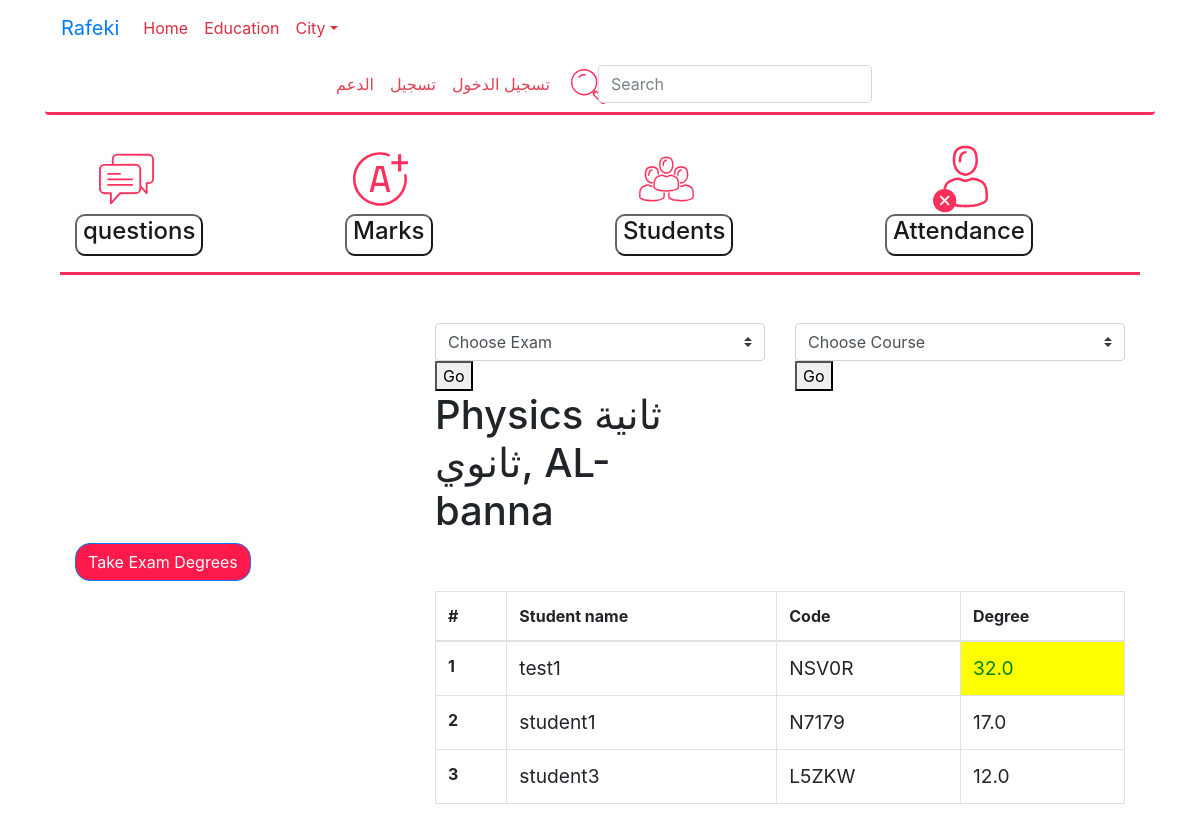
Screenshot of /sc/course/6/exam/1/ with the database file from the repository.
### education/models.py (models this page shows, shortened)
class Course(models.Model):
    years=(
        ('a', 'اولي اعدادي'),
        ('b', 'ثانية اعدادي'),
        ('c', 'ثالتة اعدادي'),
        ('d', 'اولي ثانوي'),
        ('e', 'ثانية ثانوي'),
        ('f', 'ثالثة ثانوي'),
        ('g', 'اخري'),
    )
    name=models.CharField(max_length=50, null=False)
    photo = models.ImageField(blank=True)
    groups=models.TextField(null=True)
    school=models.ForeignKey(School)
    year=models.CharField(max_length=30,choices=years)
    student=models.ManyToManyField(Student , related_name='courses')

class School(models.Model):
    user=models.OneToOneField(User)
    Name=models.CharField(max_length=50, null=False)
    adress=models.TextField(max_length=120)
    photo=models.ImageField(blank=True)
    bio=models.TextField(max_length=500)
    slug=models.SlugField(max_length=20)
    class Meta:
        permissions = (
            ("add_students", "Can add new students"),
            ("edit_course", "Can change the information of course"),
            ("delete_student", "Can remove a student by setting its status as closed"),
        )
    def __str__(self):
        return self.Name

class ExamRecord(models.Model):
    exam=models.ForeignKey(Exam, related_name='examrecords')
    exam_time=models.DateTimeField(db_index=True, auto_now_add=True,auto_now=False, editable=True)
    student_degree=models.FloatField(db_index=True,)
    student=models.ForeignKey(Student, related_name='examrecords')
    objects=ExamRecordManager()
    class Meta:
        unique_together=['exam', 'student']

class Student(models.Model):
    user = models.OneToOneField(User)
    study_at=models.CharField(max_length=70, null=True, blank=True)
    code = models.CharField(db_index=True, max_length=5, null=False, primary_key=True, default=id_generator)
    def __str__(self):
        return self.user.username

### education/school_dashboard_views.py (the view)
# urls.py: url(r'^course/(?P<course_pk>\d+)/exam/(?P<exam_pk>\d+)/$', school_views.SchoolExamDashboardView.as_view(), name='exam_detail'),
class SchoolExamDashboardView(TemplateView):
    template_name='school_exam_dashboard.html'
    def get_context_data(self, **kwargs):
        context=super().get_context_data(**kwargs)
        context['course']=course=get_object_or_404(Course, pk=self.kwargs['course_pk'])
        context['exam']=exam=get_object_or_404(Exam, pk=self.kwargs['exam_pk'])
        context['form']= ExamRecordForm
        context['students']=students=Student.objects.filter(courses=course)
        context['exams']=Exam.objects.annotate(top_stud=Max('examrecords__student_degree'))
        return context

### education/managers.py (called while the page is built)
    def get_queryset(self):
        return ExamRecordsQuerySet(self.model, using=self._db)  # Important!

### education/models.py (called while the page is built)
    def __str__(self):
        if self.name:
            return self.name
        return 'Exam of course '+str(self.course.name)+' at time '+(self.exam_time).strftime('%A,  %I:%M %p, %d, %B')

### education/templatetags/education_filters.py (called while the page is built)
@register.simple_tag
def exam_records_ordered(exam):
	records=ExamRecord.objects.filter(exam=exam).annotate(top_stud=Max('student_degree')).order_by('-top_stud')
	return records

### education/templates/school_exam_dashboard.html (shortened to what this page needs)
{% extends 'base.html'%}
{% load education_filters %}
{% block body %}
{% include "school_dashboard_base.html" with course=course %}
<div class="container">
	<div class="row">
		<div class="col-3 offset-md-4">
			<h1>{{ course.name }}, {{ course.school }}</h1>
		</div>
	</div>
	<div class="row">
<div class="col-2">
	<button type="button" class="btn btn-primary" data-toggle="modal" data-target="#exampleModal">
	  Take Exam Degrees
	</button>
</div>
{% exam_records_ordered exam as records %}
		<div class="col-8 mt-5 offset-md-2">
		<table class="table table-hover table-bordered">
		  <thead>
		    <tr>
		      <th scope="col">#</th>
		      <th scope="col">Student name</th>
		      <th scope="col">Code</th>
		      <th scope="col">Degree</th>
		    </tr>
		  </thead>
		  <tbody>
		  	{% for record in records %}
		    <tr>
		      <th scope="row">{{ forloop.counter }}</th>
		      <td style="font-size: 120%">{{ record.student }}</td>
		      <td style="font-size: 120%">{{ record.student.code}}</td>
		      	{% if forloop.counter == 1 %}
					<td style="color: green; background-color: yellow; font-size: 120%">{{ record.student_degree }}</td>
				{% else %}
					<td style="font-size: 120%">{{ record.student_degree }}</td>
				{% endif %}
				{% endfor %}
		    </tr>
		</div>
		</div>
</div>
{% endblock %}

### static/css/style.css (style rules this page uses)
.btn-primary { background-color: #ff1a4b; color: white; border-radius: 15px; }

### rows the page displays
Course: name "Physics ثانية ثانوي", school "AL-banna"
ExamRecord: student "test1", student.code "NSV0R", student_degree "32.0"
ExamRecord: student "student1", student.code "N7179", student_degree "17.0"
ExamRecord: student "student3", student.code "L5ZKW", student_degree "12.0"
